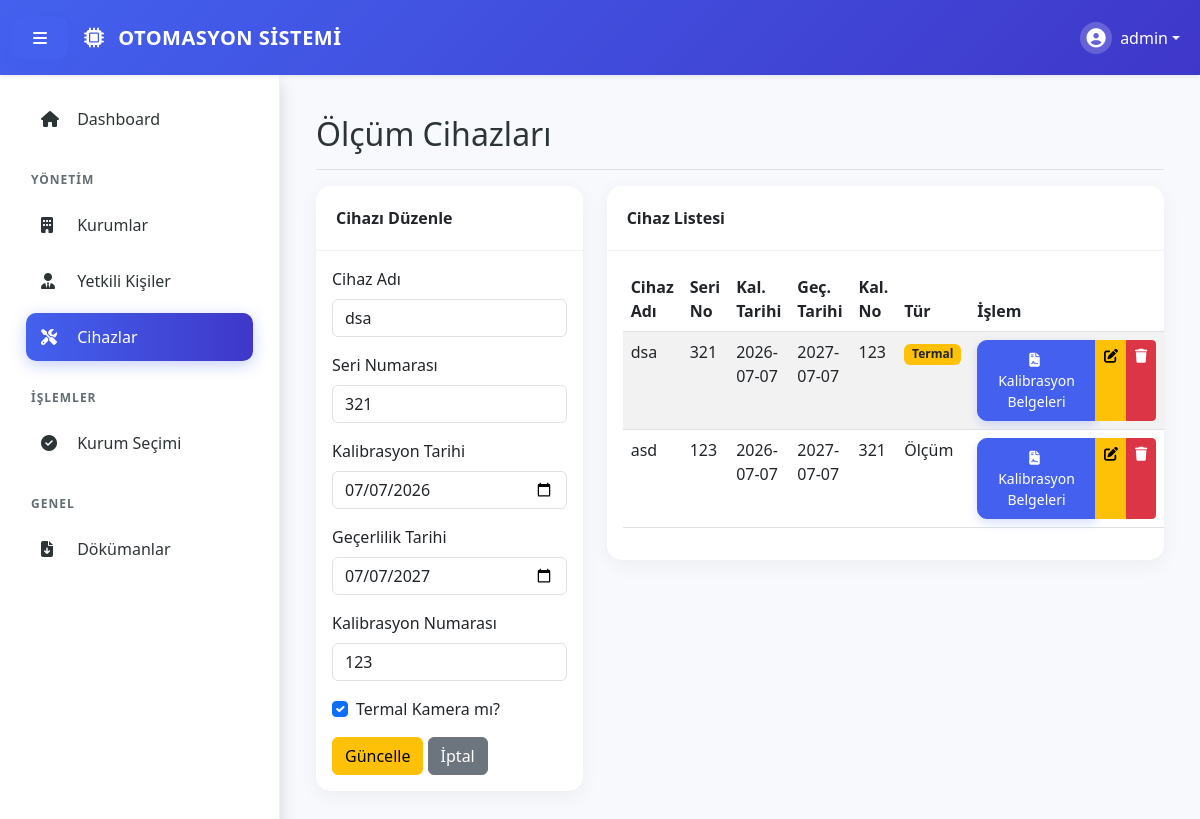
The page /pages/cihazlar.php?edit=2 (signed in) on the database its author committed.
### tables this page shows
CREATE TABLE `measurement_devices` (
  `id` int(11) NOT NULL AUTO_INCREMENT,
  `user_id` int(11) NOT NULL,
  `device_name` varchar(255) NOT NULL,
  `serial_no` varchar(100) DEFAULT NULL,
  `cal_date` date DEFAULT NULL,
  `validity_date` date DEFAULT NULL,
  `cal_no` varchar(100) DEFAULT NULL,
  `is_thermal_camera` tinyint(1) DEFAULT 0,
  `created_at` timestamp NOT NULL DEFAULT current_timestamp(),
  PRIMARY KEY (`id`),
  KEY `user_id` (`user_id`),
  CONSTRAINT `measurement_devices_ibfk_1` FOREIGN KEY (`user_id`) REFERENCES `users` (`id`) ON DELETE CASCADE
);

### htdocs/pages/cihazlar.php (the view, shortened to what this page needs)
<?php
require_once '../includes/db.php';
$edit_device = null;
if (isset($_GET['edit'])) {
    $id = cleanInput($_GET['edit']);
    $stmt = $pdo->prepare("SELECT * FROM measurement_devices WHERE id = ? AND user_id = ?");
    $stmt->execute([$id, $_SESSION['user_id']]);
    $edit_device = $stmt->fetch();
}
include '../includes/header.php';
?>
<div class="d-flex justify-content-between flex-wrap flex-md-nowrap align-items-center pt-3 pb-2 mb-3 border-bottom">
    <h1 class="h2">Ölçüm Cihazları</h1>
</div>
<div class="row">
    <div class="col-md-4">
        <div class="card mb-4">
            <div class="card-header"><?php echo $edit_device ? 'Cihazı Düzenle' : 'Yeni Cihaz Ekle'; ?></div>
            <div class="card-body">
                <form method="POST" action="">
                    <div class="mb-3">
                        <label class="form-label">Cihaz Adı</label>
                        <input type="text" class="form-control" name="device_name" value="<?php echo $edit_device ? htmlspecialchars($edit_device['device_name']) : ''; ?>" required>
                    </div>
                    <div class="mb-3">
                        <label class="form-label">Seri Numarası</label>
                        <input type="text" class="form-control" name="serial_no" value="<?php echo $edit_device ? htmlspecialchars($edit_device['serial_no']) : ''; ?>" required>
                    </div>
                    <div class="mb-3">
                        <label class="form-label">Kalibrasyon Tarihi</label>
                        <input type="date" class="form-control" name="cal_date" value="<?php echo $edit_device ? $edit_device['cal_date'] : ''; ?>" required>
                    </div>
                    <div class="mb-3">
                        <label class="form-label">Geçerlilik Tarihi</label>
                        <input type="date" class="form-control" name="validity_date" value="<?php echo $edit_device ? $edit_device['validity_date'] : ''; ?>" required>
                    </div>
                    <div class="mb-3">
                        <label class="form-label">Kalibrasyon Numarası</label>
                        <input type="text" class="form-control" name="cal_no" value="<?php echo $edit_device ? htmlspecialchars($edit_device['cal_no']) : ''; ?>" required>
                    </div>
                    <div class="mb-3 form-check">
                        <input type="checkbox" class="form-check-input" id="is_thermal_camera" name="is_thermal_camera" <?php echo ($edit_device && $edit_device['is_thermal_camera']) ? 'checked' : ''; ?>>
                        <label class="form-check-label" for="is_thermal_camera">Termal Kamera mı?</label>
                    </div>
                    <?php if ($edit_device): ?>
                        <button type="submit" name="update_device" class="btn btn-warning">Güncelle</button>
                        <a href="cihazlar.php" class="btn btn-secondary">İptal</a>
                    <?php else: ?>
                        <button type="submit" name="add_device" class="btn btn-primary">Ekle</button>
                    <?php endif; ?>
                </form>
            </div>
        </div>
    </div>
    <div class="col-md-8">
        <div class="card">
            <div class="card-header">Cihaz Listesi</div>
            <div class="card-body">
                <table class="table table-striped">
                    <thead>
                        <tr>
                            <th>Cihaz Adı</th>
                            <th>Seri No</th>
                            <th>Kal. Tarihi</th>
                            <th>Geç. Tarihi</th>
                            <th>Kal. No</th>
                            <th>Tür</th>
                            <th>İşlem</th>
                        </tr>
                    </thead>
                    <tbody>
                        <?php
                        $stmt = $pdo->prepare("SELECT * FROM measurement_devices WHERE user_id = ? ORDER BY id DESC");
                        $stmt->execute([$_SESSION['user_id']]);
                        while ($row = $stmt->fetch()):
                            ?>
                            <tr>
                                <td>
                                    <?php echo htmlspecialchars($row['device_name']); ?>
                                </td>
                                <td>
                                    <?php echo htmlspecialchars($row['serial_no']); ?>
                                </td>
                                <td>
                                    <?php echo $row['cal_date']; ?>
                                </td>
                                <td>
                                    <?php echo $row['validity_date']; ?>
                                </td>
                                <td>
                                    <?php echo htmlspecialchars($row['cal_no']); ?>
                                </td>
                                <td>
                                    <?php echo $row['is_thermal_camera'] ? '<span class="badge bg-warning text-dark">Termal</span>' : 'Ölçüm'; ?>
                                </td>
                                <td>
                                    <div class="btn-group">
                                        <a href="cihaz_kalibrasyon_belgeleri.php?device_id=<?php echo $row['id']; ?>" class="btn btn-sm btn-primary text-white" style="background-color: #4361EE; border-color: #4361EE;" title="Kalibrasyon Belgeleri">
                                            <i class="fas fa-file-contract me-1"></i> Kalibrasyon Belgeleri
                                        </a>
                                        <a href="cihazlar.php?edit=<?php echo $row['id']; ?>" class="btn btn-sm btn-warning" title="Düzenle">
                                            <i class="fas fa-edit"></i>
                                        </a>
                                        <a href="cihazlar.php?delete=<?php echo $row['id']; ?>" class="btn btn-sm btn-danger" title="Sil"
                                            onclick="return confirm('Silmek istediğinize emin misiniz?')">
                                            <i class="fas fa-trash"></i>
                                        </a>
                                    </div>
                                </td>
                            </tr>
                        <?php endwhile; ?>
                    </tbody>
                </table>
            </div>
        </div>
    </div>
</div>
<?php include '../includes/footer.php'; ?>

### htdocs/assets/css/style.css (style rules this page uses)
:root { --primary-color: #4361ee; --secondary-color: #3f37c9; --bg-light: #f8f9fc; --sidebar-bg: #ffffff; --text-main: #2d3436; --text-muted: #636e72; --nav-height: 75px; --sidebar-width: 280px; }
body { font-family: 'Segoe UI', Roboto, Helvetica, Arial, sans-serif; background-color: var(--bg-light); color: var(--text-main); overflow-x: hidden; }
body.logged-in { padding-top: var(--nav-height); }
.card { border: none; border-radius: 15px; box-shadow: 0 5px 20px rgba(0, 0, 0, 0.05); transition: transform 0.3s; }
.card-header { background-color: transparent; border-bottom: 1px solid rgba(0, 0, 0, 0.05); padding: 1.25rem; font-weight: 600; }
.btn-primary { background-color: var(--primary-color); border-color: var(--primary-color); border-radius: 10px; padding: 8px 20px; font-weight: 500; box-shadow: 0 4px 10px rgba(67, 97, 238, 0.2); }

### rows shown on the page
measurement_devices: device_name "dsa", serial_no "321", cal_date "07/07/2026", validity_date "07/07/2027", cal_no "123", is_thermal_camera "☑", cal_date "2026-07-07", validity_date "2027-07-07", shows "Termal"
measurement_devices: device_name "asd", serial_no "123", cal_date "2026-07-07", validity_date "2027-07-07", cal_no "321", is_thermal_camera "Ölçüm"

### other values the page prints
$_SESSION['username'] "admin"
